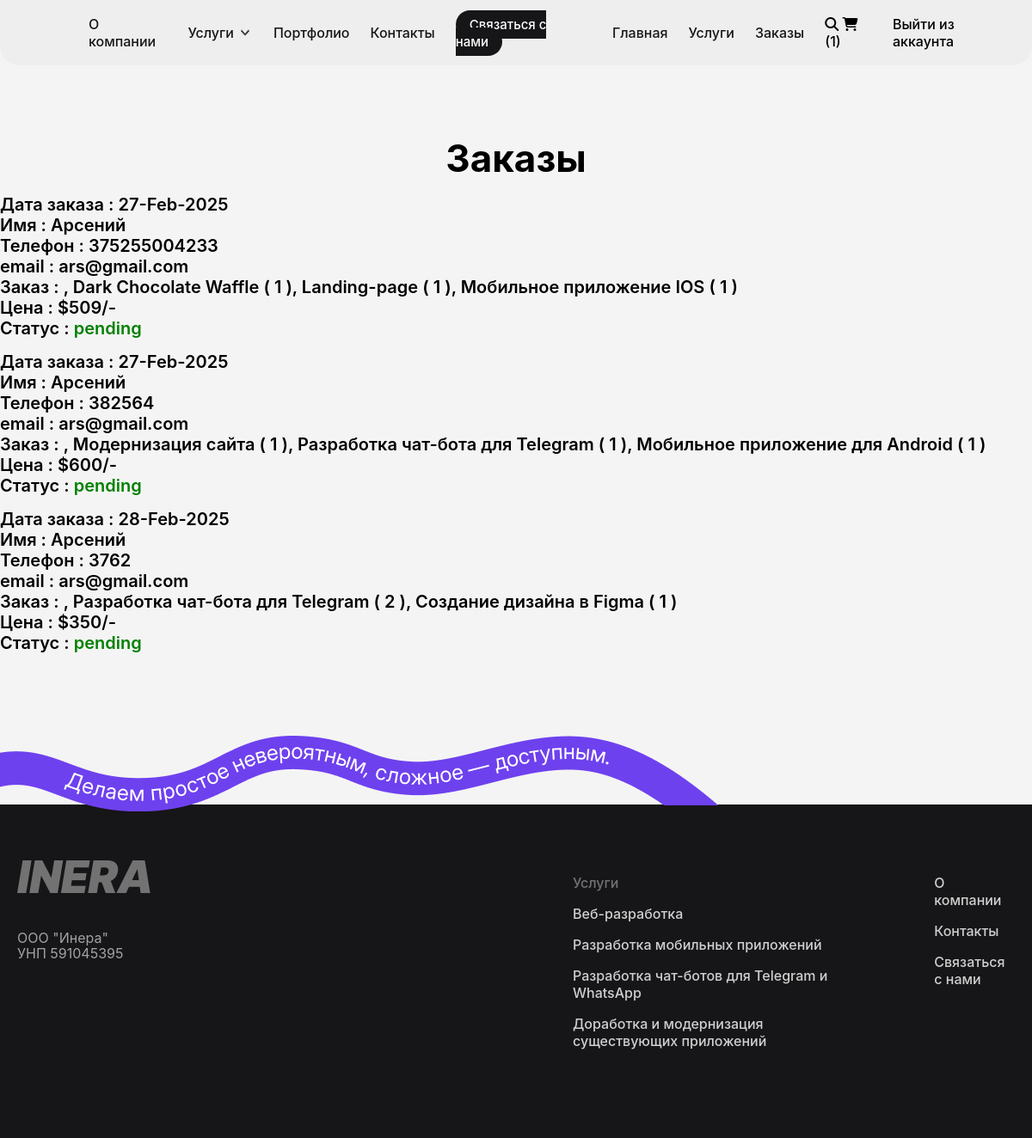
The page /orders.php (signed in) on the database its author committed.
### tables this page shows
CREATE TABLE `orders` (
  `id` int(100) NOT NULL,
  `user_id` int(100) NOT NULL,
  `name` varchar(100) NOT NULL,
  `number` varchar(12) NOT NULL,
  `email` varchar(100) NOT NULL,
  `method` varchar(50) NOT NULL,
  `address` varchar(500) NOT NULL,
  `total_products` varchar(1000) NOT NULL,
  `total_price` int(100) NOT NULL,
  `placed_on` varchar(50) NOT NULL,
  `payment_status` varchar(20) NOT NULL DEFAULT 'pending'
);

### orders.php (the view, shortened to what this page needs)
<?php
@include 'config.php';
$user_id = $_SESSION['user_id'];
?>
<!DOCTYPE html>
<html lang="en">
<head>
   <link rel="stylesheet" href="css/style.css">
</head>
<body>
<?php include 'header.php'; ?>
<section class="placed-orders">
   <h1 class="title">Заказы</h1>
   <div class="box-container">
   <?php
      $select_orders = $conn->prepare("SELECT * FROM `orders` WHERE user_id = ?");
      $select_orders->execute([$user_id]);
      if($select_orders->rowCount() > 0){
         while($fetch_orders = $select_orders->fetch(PDO::FETCH_ASSOC)){
   ?>
   <div class="box">
      <p> Дата заказа : <span><?= $fetch_orders['placed_on']; ?></span> </p>
      <p> Имя : <span><?= $fetch_orders['name']; ?></span> </p>
      <p> Телефон : <span><?= $fetch_orders['number']; ?></span> </p>
      <p> email : <span><?= $fetch_orders['email']; ?></span> </p>
      <p> Заказ : <span><?= $fetch_orders['total_products']; ?></span> </p>
      <p> Цена : <span>$<?= $fetch_orders['total_price']; ?>/-</span> </p>
      <p> Статус : <span style="color:<?php if($fetch_orders['payment_status'] == 'В ожидании'){ echo 'red'; }else{ echo 'green'; }; ?>"><?= $fetch_orders['payment_status']; ?></span> </p>
   </div>
   <?php
      }
   }else{
      echo '<p class="empty">no orders placed yet!</p>';
   }
   ?>
   </div>
</section>
<?php include 'footer.php'; ?>
</body>
</html>

### header.php (shortened to what this page needs)
<header class="header">
<div class="header">
      <div class="nav-menu container-alt ">
        <nav class="main-nav">
          <ul class="main-nav-list">
            <li><a class="nav-menu-text" href="#AboutCompany">О компании</a></li>
            <li class="dropdown-nav">
              <p class="nav-menu-text-image" href="#"
                >Услуги
                <img
                  class="nav-menu-image"
                  src="images/angle-small-down (1) 1.png"
                  alt=""
              /></p>
            </li>
            <li><a class="nav-menu-text" href="#examples">Портфолио</a></li>
            <li><a class="nav-menu-text" href="#contacts">Контакты</a></li>
            <li><a class="nav-button" href="#feedback">Связаться с нами</a></li>
            <li><a class="nav-menu-text" href="home.php">Главная</a></li>
            <li><a class="nav-menu-text" href="shop.php">Услуги</a></li>
            <li><a class="nav-menu-text" href="orders.php">Заказы</a></li>
            <li><a class="nav-menu-text" href="contact.php"> <div class="icons">
         <a href="search_page.php" class="fas fa-search"></a>
         <?php
            $count_cart_items = $conn->prepare("SELECT * FROM `cart` WHERE user_id = ?");
            $count_cart_items->execute([$user_id]);
         ?>
         <a href="cart.php"><i class="fas fa-shopping-cart"></i><span>(<?= $count_cart_items->rowCount(); ?>)</span></a>
      </div></a></li>
            <li><a class="nav-menu-text" href="contact.php"> <div class="profile">
         <a href="logout.php" class="delete-btn">Выйти из аккаунта</a>
      </div></a></li>
          </ul>
        </nav>
      </div>
      </div>
</header>

### footer.php
<footer class="footer">
<img class="ribbon-image" src="/images/line.png" alt="" />
      <div class="container-alt footer-flex">
        <div class="footer-box1">
          <img src="/images/inera (2).png" alt="" />
          <p>ООО "Инера"<br />УНП 591045395</p>
        </div>
        <div class="footer-box2">
          <ul>
            <li><span>Услуги</span></li>
            <li><a href="#examples">Веб-разработка</a></li>
            <li><a href="#mobile">Разработка мобильных приложений</a></li>
            <li><a href="#card-list">Разработка чат-ботов для Telegram и WhatsApp</a></li>
            <li><a href="#modern">Доработка и модернизация существующих приложений</a></li>
          </ul>
        </div>
        <div class="footer-box3">
          <ul>
            <li><a href="#AboutCompany">О компании</a></li>
            <li><a href="#contacts">Контакты</a></li>
            <li><a href="#feedback">Связаться с нами</a></li>
          </ul>
        </div>
      </div>
</footer>

### css/style.css (style rules this page uses)
h1, h2, h3, h4, h5, h6 { margin: 0; }
a { text-decoration: none; color: inherit; }
p { margin: 0; }
ul, li { margin: 0; padding: 0; list-style: none; }
* { box-sizing: border-box; }
html { scroll-padding-top: 100px; scroll-behavior: smooth; overflow-x:hidden; }
body { background-color: #f4f4f4; margin: 0; font-family: "Inter", sans-serif; }
.container-alt { max-width: 1320px; margin: 0 auto; padding-left: 20px; padding-right: 20px; }
.dropdown-nav p { z-index: 50; }
header { position: relative }
.header { background-color: #eeeeee; border-radius: 0px 0px 22px 22px; position: fixed; width: 100%; z-index: 500; }
.main-nav-list { display: flex; align-items: center; column-gap: 24px; }
.nav-menu { padding-top: 18px; display: flex; align-items: center; padding-bottom: 18px; font-weight: 500; }
.nav-menu-text { color: #161517; text-decoration: none; font-weight: medium; font-size: 16px; }
.nav-menu-text-image { color: #161517; text-decoration: none; font-weight: medium; font-size: 16px; display: flex; column-gap: 4px; cursor: pointer; }
nav { margin-left: auto; }
.nav-button { font-size: 15px; position: relative; width: 165px; height: 32px; padding: 7px 16px; border: none; background-color: #161517; border-radius: 26px; cursor: pointer; color: #ffffff; text-decoration: none; font-weight: medium; }
.ribbon-image { position: absolute; left: -25px; top: -80.5px; }
.title { font-size: 44px; font-weight: 700; margin-top: 57px; text-align: center; }
.footer { background-color: #161517; margin-top: 176px; position: relative; }
.footer-flex { display: flex; }
.footer-box1 { padding: 65px 491px 71px 0px; }
.footer-box1 p { margin-top: 40px; margin-bottom: 40px; font-size: 16px; font-weight: 400; line-height: 110%; color: #ffffff; opacity: 60%; }
.footer-box2 { padding: 65px 120px 55px 0px; }
.footer-box2 span { color: rgba(255, 255, 255, 0.4); }
.footer-box2 li { color: #ffffff; margin: 16px 0px; color: rgba(255, 255, 255, 0.8); font-size: 16px; font-weight: 500; }
.footer-box3 { padding: 65px 0px 159px 0px; }
.footer-box3 li { color: #ffffff; margin: 16px 0px; color: rgba(255, 255, 255, 0.8); font-size: 16px; font-weight: 500; }

### orders.php (style rules this page uses)
.placed-orders { padding-top:100px; }
.box { padding-top:15px; font-weight: 600; font-size: 20px; }

### rows shown on the page
orders: placed_on "27-Feb-2025", name "Арсений", number "375255004233", email "ars@gmail.com", total_products ", Dark Chocolate Waffle ( 1 ), Landing-page ( 1 ), Мобильное приложение IOS ( 1 )", total_price "509", payment_status "pending"
orders: placed_on "27-Feb-2025", name "Арсений", number "382564", email "ars@gmail.com", total_products ", Модернизация сайта ( 1 ), Разработка чат-бота для Telegram ( 1 ), Мобильное приложение для Android ( 1 )", total_price "600", payment_status "pending"
orders: placed_on "28-Feb-2025", name "Арсений", number "3762", email "ars@gmail.com", total_products ", Разработка чат-бота для Telegram ( 2 ), Создание дизайна в Figma ( 1 )", total_price "350", payment_status "pending"

### other values the page prints
$count_cart_items->rowCount() "1"
